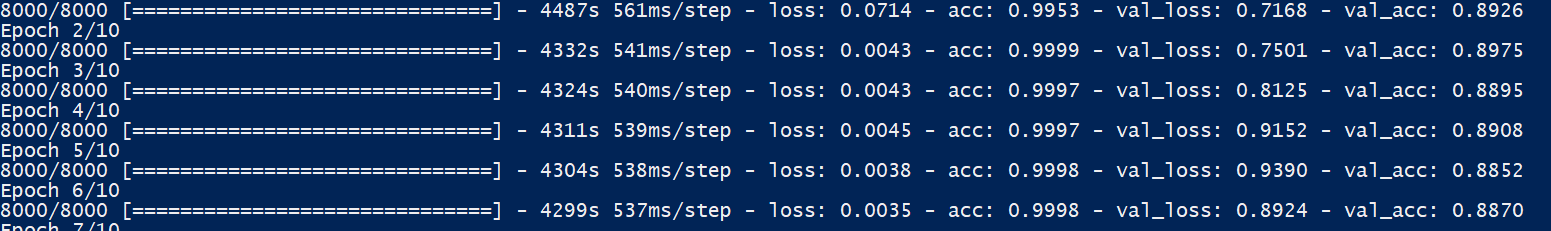
#> input picture CNN-4.modepic.PNG, 1551 x 231 px
$ python -i segmentation.py   (imports and definitions only)
#> lines starting #> are read from the running program, lines starting #| are printed output that depends on the picture; after the words box and inside, x2 and y2 are one past the last pixel; in counts of white or black regions, pixels touching at a corner belong together
import numpy as np
import cv2
from matplotlib import pyplot as plt


def image_segmentation(img2):
#> called with img2 = 'CNN-4.modepic.PNG'
	cropped_img = cv2.imread(img2)
#> cropped_img is the input picture: shape (231, 1551, 3); mean B, G, R 100.3, 54.7, 23.3
	b,g,r = cv2.split(cropped_img)
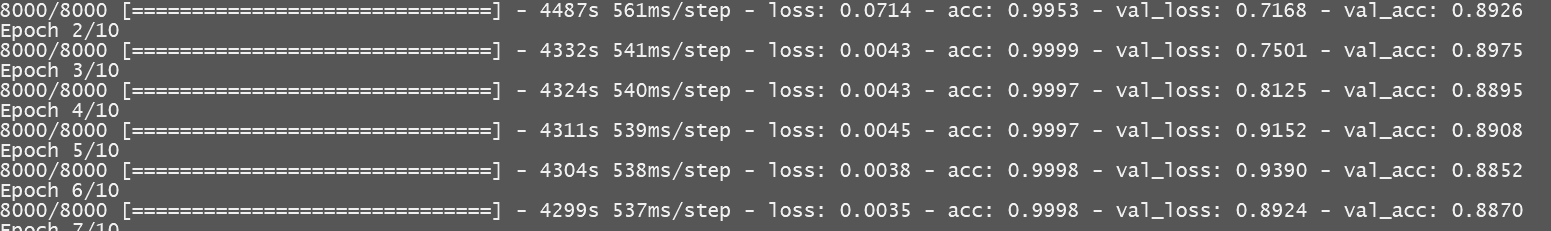
#> b: shape (231, 1551); min 86, max 240, mean 100.3
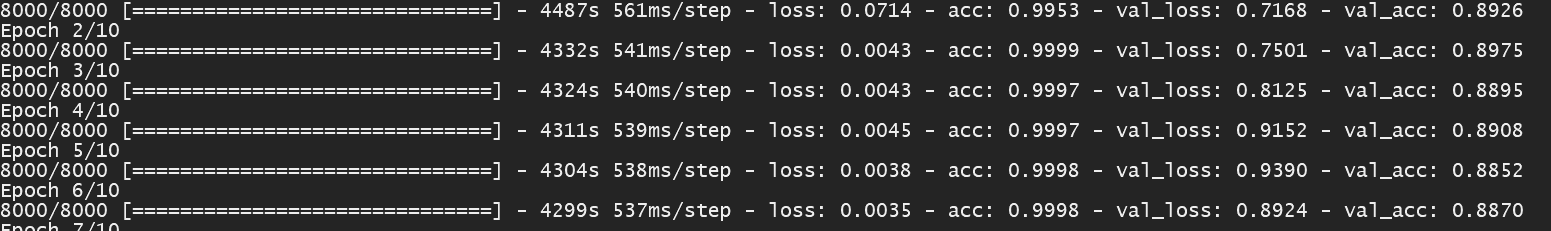
#> g: shape (231, 1551); min 36, max 237, mean 54.7
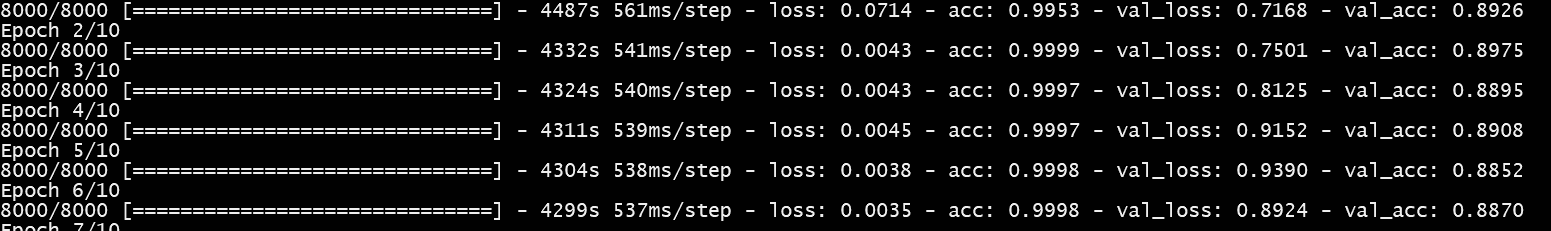
#> r: shape (231, 1551); min 0, max 238, mean 23.3
	rgb_img = cv2.merge([r,g,b])

	gray = cv2.cvtColor(cropped_img,cv2.COLOR_BGR2GRAY)
	ret, thresh = cv2.threshold(gray,0,255,cv2.THRESH_BINARY_INV+cv2.THRESH_OTSU)
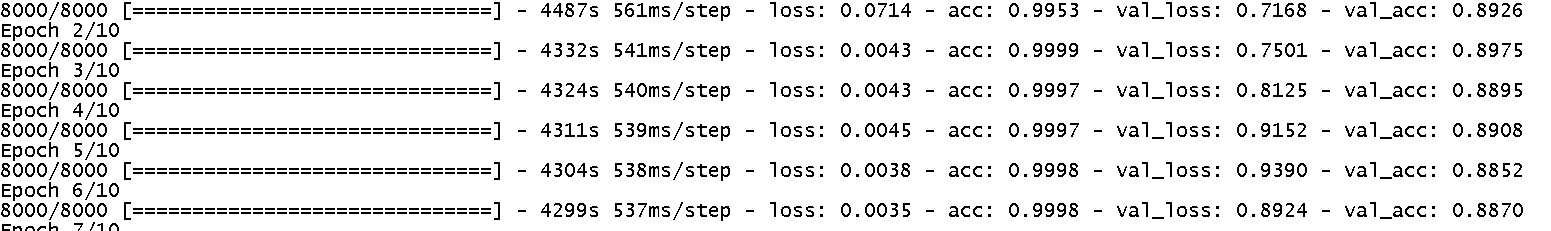
#> thresh: shape (231, 1551); 90.7% white; black in thin lines or dots
#> ret = 126

	# noise removal
	kernel = np.ones((3,3),np.uint8)
	# opening = cv2.morphologyEx(thresh,cv2.MORPH_OPEN,kernel, iterations = 2)
	closing = cv2.morphologyEx(thresh,cv2.MORPH_CLOSE,kernel, iterations = 2)
#> closing: shape (231, 1551); every value is 255

	# sure background area
	sure_bg = cv2.dilate(closing,kernel,iterations=3)
	# sure_bg = cv2.dilate(opening,kernel,iterations=3)

	# Finding sure foreground area
	dist_transform = cv2.distanceTransform(sure_bg,cv2.DIST_L2,3)
#> dist_transform: shape (231, 1551) float32; every value is 3.4e+38

	# Threshold
	ret, sure_fg = cv2.threshold(dist_transform,0.1*dist_transform.max(),255,0)
#> sure_fg: shape (231, 1551) float32; every value is 255
#> ret = 3.4e+37

	# Finding unknown region
	sure_fg = np.uint8(sure_fg)
	unknown = cv2.subtract(sure_bg,sure_fg)
#> unknown: shape (231, 1551); every value is 0

	# Marker labelling
	ret, markers = cv2.connectedComponents(sure_fg)
#> markers: shape (231, 1551) int32; every value is 1
#> ret = 2

	# Add one to all labels so that sure background is not 0, but 1
	markers = markers+1
#> markers: shape (231, 1551) int32; every value is 2

	# Now, mark the region of unknown with zero
	markers[unknown==255] = 0

	markers = cv2.watershed(cropped_img,markers)
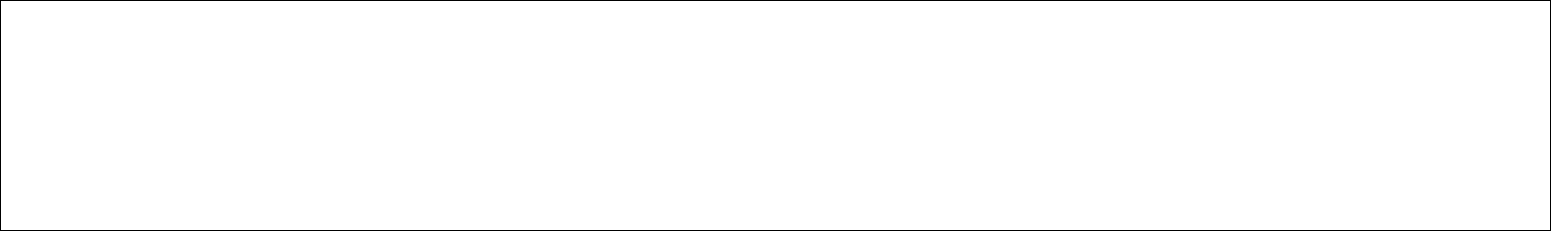
#> markers: shape (231, 1551) int32; values -1 (black) and 2 (white), 99% white; black in thin lines or dots
	cropped_img[markers == -1] = [255,0,0]
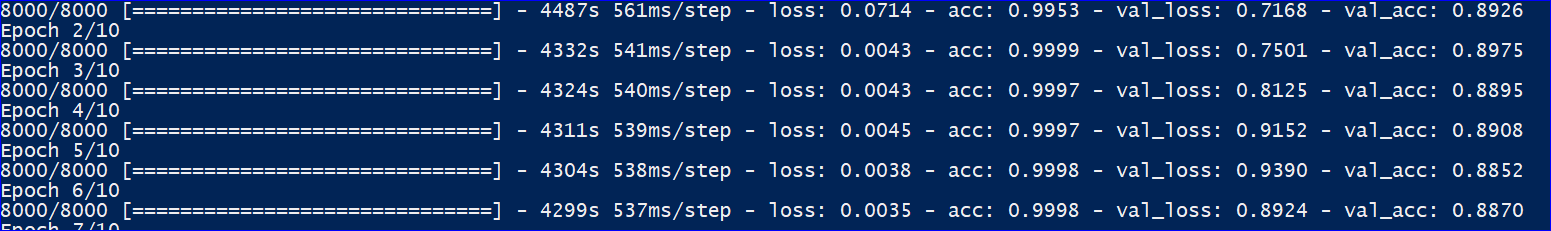
#> cropped_img: shape (231, 1551, 3); 0.99% of pixels changed, all inside (x1, y1, x2, y2) = (0, 0, 1551, 231)

	plt.subplot(421),plt.imshow(rgb_img)
	plt.title('Input Image'), plt.xticks([]), plt.yticks([])
	plt.subplot(422),plt.imshow(thresh, 'gray')
	plt.title("Otsu's binary threshold"), plt.xticks([]), plt.yticks([])

	plt.subplot(423),plt.imshow(closing, 'gray')
	# plt.subplot(423),plt.imshow(opening, 'gray')
	plt.title("morphologyEx:Closing:2x2"), plt.xticks([]), plt.yticks([])
	plt.subplot(424),plt.imshow(sure_bg, 'gray')
	plt.title("Dilation"), plt.xticks([]), plt.yticks([])

	plt.subplot(425),plt.imshow(dist_transform, 'gray')
	plt.title("Distance Transform"), plt.xticks([]), plt.yticks([])
	plt.subplot(426),plt.imshow(sure_fg, 'gray')
	plt.title("Thresholding"), plt.xticks([]), plt.yticks([])

	plt.subplot(427),plt.imshow(unknown, 'gray')
	plt.title("Unknown"), plt.xticks([]), plt.yticks([])

	plt.subplot(428),plt.imshow(cropped_img, 'gray')
	plt.title("Result from Watershed"), plt.xticks([]), plt.yticks([])


	plt.tight_layout()
	plt.show()
#> figure, not shown here; B, G, R data is drawn as R, G, B
	cv2.imwrite('Segmentedimage.jpg', cropped_img)

>>> result = image_segmentation('CNN-4.modepic.PNG')

$ run again, on CNNmodel-4.PNG
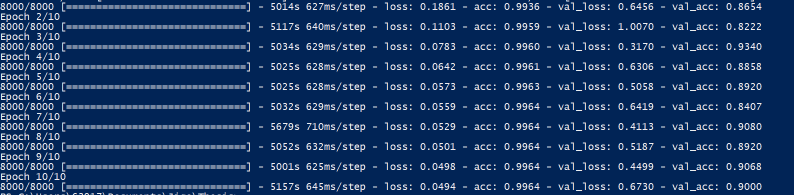
#> input picture CNNmodel-4.PNG, 1587 x 390 px (shown at 1/2 size)
#> in image_segmentation, cropped_img is the input picture: shape (390, 1587, 3); mean B, G, R 99.9, 54.2, 22.7
#> in image_segmentation, `ret, thresh = cv2.threshold(gray,0,255,cv2.THRESH_BINARY_INV+cv2.THRES..`:
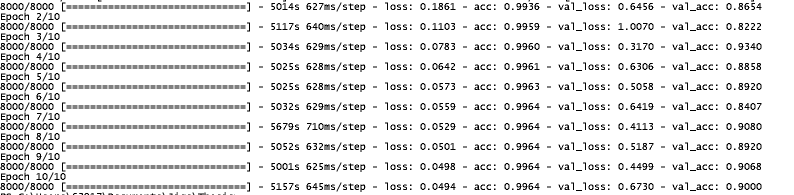
#> thresh: shape (390, 1587) (shown at 1/2 size); 90.6% white; black in thin lines or dots
#> in image_segmentation, `ret, thresh = cv2.threshold(gray,0,255,cv2.THRESH_BINARY_INV+cv2.THRES..`: ret = 123
#> closing: shape (390, 1587); every value is 255
#> dist_transform: shape (390, 1587) float32; every value is 3.4e+38
#> sure_fg: shape (390, 1587) float32; every value is 255
#> in image_segmentation, `ret, sure_fg = cv2.threshold(dist_transform,0.1*dist_transform.max(),2..`: ret = 3.4e+37
#> unknown: shape (390, 1587); every value is 0
#> in image_segmentation, `ret, markers = cv2.connectedComponents(sure_fg)`: ret = 2
#> in image_segmentation, `cropped_img[markers == -1] = [255,0,0]`:
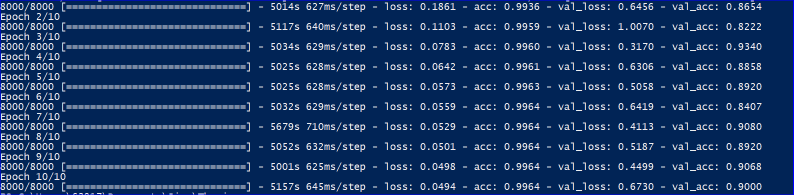
#> cropped_img: shape (390, 1587, 3) (shown at 1/2 size); 0.64% of pixels changed, all inside (x1, y1, x2, y2) = (0, 0, 1587, 390)
